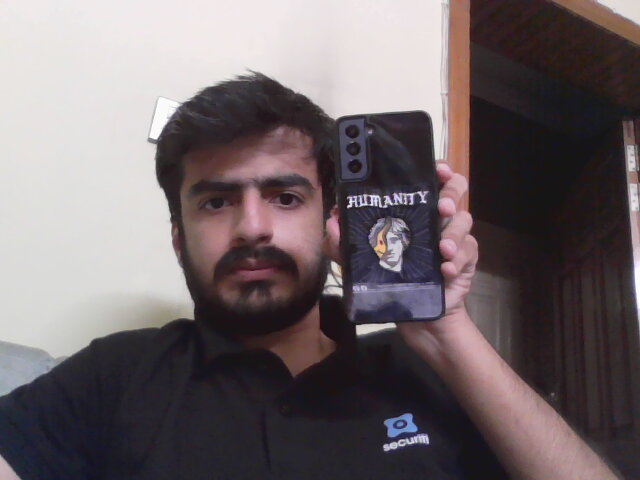
#> input picture Azure/images/pic.jpg, 640 x 480 px, given in place of the camera
$ python test_depth_video.py
#> lines starting #> are read from the running program, lines starting #| are printed output that depends on the picture
import time
import cv2
import numpy as np
import json
from datetime import datetime
#import rect

rect_left = np.load('calibration/rectification_map_left.npy')
#> (reads stereo/calibration/rectification_map_left.npy from the repository)
rect_right = np.load('calibration/rectification_map_right.npy')
#> (reads stereo/calibration/rectification_map_right.npy from the repository)
und_left = np.load('calibration/undistortion_map_left.npy')
#> (reads stereo/calibration/undistortion_map_left.npy from the repository)
und_right = np.load('calibration/undistortion_map_right.npy')
#> (reads stereo/calibration/undistortion_map_right.npy from the repository)

print ("You can press Q to quit this script!")
#time.sleep (5)

# Depth map default preset
SWS = 5
PFS = 5
PFC = 29
MDS = -30
NOD = 160
TTH = 100
UR = 10
SR = 14
SPWS = 100

# Use the whole image or a stripe for depth map?
dm_colors_autotune = True
disp_max = -100000
disp_min = 10000


disparity = np.zeros((550, 370), np.uint8)
sbm = cv2.StereoBM_create(numDisparities=0, blockSize=21)
kernel = np.ones((3,3),np.uint8)

# [53 lines left out: functions save_distance, stereo_depth_map, not called in this run]
    # return disparity_color

def depth_map(imgL, imgR):
    """ Depth map calculation. Works with SGBM and WLS. Need rectified images, returns depth map ( left to right disparity ) """
    # SGBM Parameters -----------------
    window_size = 3  # wsize default 3; 5; 7 for SGBM reduced size image; 15 for SGBM full size image (1300px and above); 5 Works nicely

    left_matcher = cv2.StereoSGBM_create(
        minDisparity=-1,
        numDisparities=5*16,  # max_disp has to be dividable by 16 f. E. HH 192, 256
        blockSize=window_size,
        P1=8 * 3 * window_size,
        # wsize default 3; 5; 7 for SGBM reduced size image; 15 for SGBM full size image (1300px and above); 5 Works nicely
        P2=32 * 3 * window_size,
        disp12MaxDiff=12,
        uniquenessRatio=10,
        speckleWindowSize=50,
        speckleRange=32,
        preFilterCap=63,
        mode=cv2.STEREO_SGBM_MODE_SGBM_3WAY
    )
    right_matcher = cv2.ximgproc.createRightMatcher(left_matcher)
    # FILTER Parameters
    lmbda = 80000
    sigma = 1.3
    visual_multiplier = 6

    wls_filter = cv2.ximgproc.createDisparityWLSFilter(matcher_left=left_matcher)
    wls_filter.setLambda(lmbda)

    wls_filter.setSigmaColor(sigma)
    displ = left_matcher.compute(imgL, imgR)  # .astype(np.float32)/16
    dispr = right_matcher.compute(imgR, imgL)  # .astype(np.float32)/16
    displ = np.int16(displ)
    dispr = np.int16(dispr)
    filteredImg = wls_filter.filter(displ, imgL, None, dispr)  # important to put "imgL" here!!!

    filteredImg = cv2.normalize(src=filteredImg, dst=filteredImg, beta=0, alpha=255, norm_type=cv2.NORM_MINMAX);
    filteredImg = np.uint8(filteredImg)

    return filteredImg

def load_map_settings( fName ):
    global SWS, PFS, PFC, MDS, NOD, TTH, UR, SR, SPWS, loading_settings
    print('Loading parameters from file...')
    f=open(fName, 'r')
    data = json.load(f)
    SWS=data['SADWindowSize']
    PFS=data['preFilterSize']
    PFC=data['preFilterCap']
    MDS=data['minDisparity']
    NOD=data['numberOfDisparities']
    TTH=data['textureThreshold']
    UR=data['uniquenessRatio']
    SR=data['speckleRange']
    SPWS=data['speckleWindowSize']
    #sbm.setSADWindowSize(SWS)
    sbm.setPreFilterType(1)
    sbm.setPreFilterSize(PFS)
    sbm.setPreFilterCap(PFC)
    sbm.setMinDisparity(MDS)
    sbm.setNumDisparities(NOD)
    sbm.setTextureThreshold(TTH)
    sbm.setUniquenessRatio(UR)
    sbm.setSpeckleRange(SR)
    sbm.setSpeckleWindowSize(SPWS)
    f.close()
    print ('Parameters loaded from file '+fName)


load_map_settings("3dmap_set.txt")

cap_right = cv2.VideoCapture(0)
cap_left =  cv2.VideoCapture(2)
cap_right.set(3, 550)
cap_right.set(4, 370)
cap_left.set(3, 550)
cap_left.set(4, 370)

#def runDisparity():

while(cap_right.isOpened() and cap_left.isOpened()):
    _, frame_right = cap_right.read()
#> frame_right is the input picture: shape (480, 640, 3); mean B, G, R 104.7, 101.7, 111.7
    _, frame_left = cap_left.read()
    imgL = cv2.remap(frame_left, und_left, rect_left, interpolation=cv2.INTER_LINEAR, borderMode=cv2.BORDER_CONSTANT)
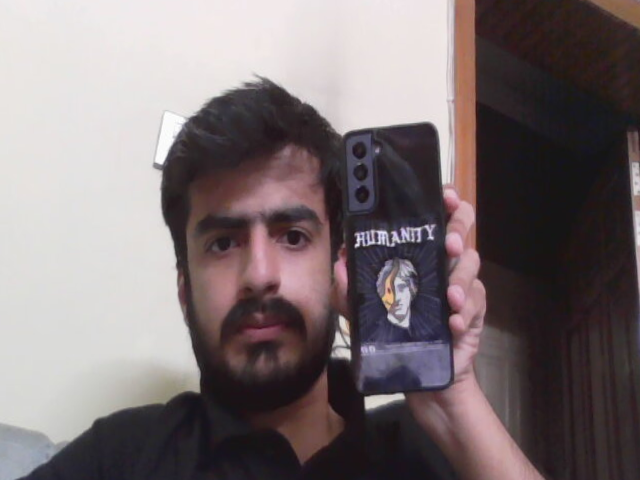
#> imgL: shape (480, 640, 3); mean B, G, R 115, 113, 123.7
    imgR = cv2.remap(frame_right, und_right, rect_right, interpolation=cv2.INTER_LINEAR, borderMode=cv2.BORDER_CONSTANT)
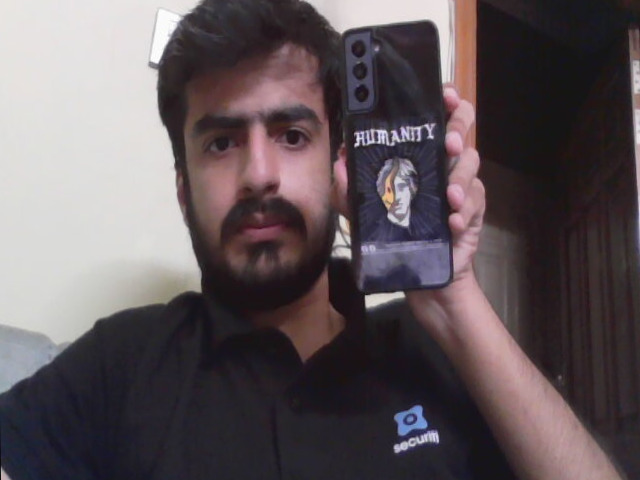
#> imgR: shape (480, 640, 3); mean B, G, R 90.4, 86.5, 96.5
    imgL_new = cv2.cvtColor(imgL, cv2.COLOR_BGR2GRAY)
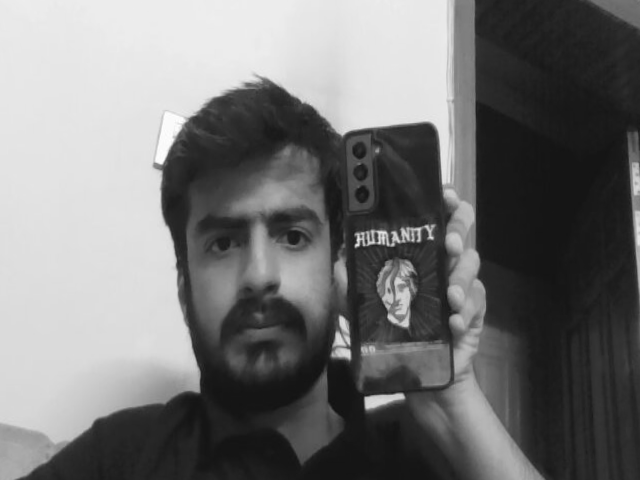
#> imgL_new: shape (480, 640); min 18, max 255, mean 116.5
    imgR_new = cv2.cvtColor(imgR, cv2.COLOR_BGR2GRAY)
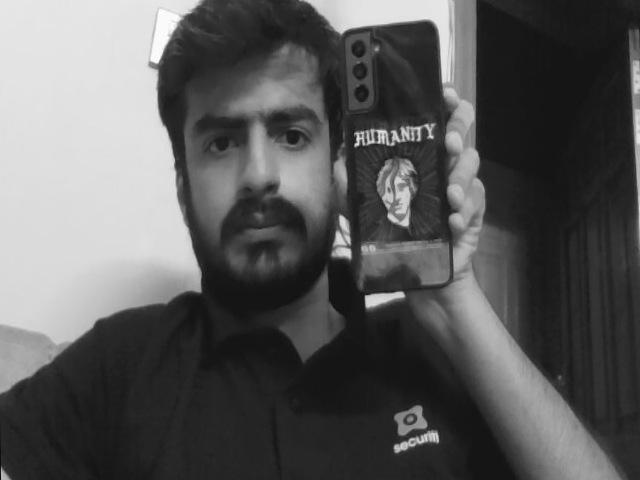
#> imgR_new: shape (480, 640); min 11, max 255, mean 89.9

    #rectified_pair = (imgL_new, imgR_new)
    #stereo_depth_map(rectified_pair)
    img_new = depth_map(imgL, imgR)
#> in depth_map, `displ = left_matcher.compute(imgL, imgR)`:
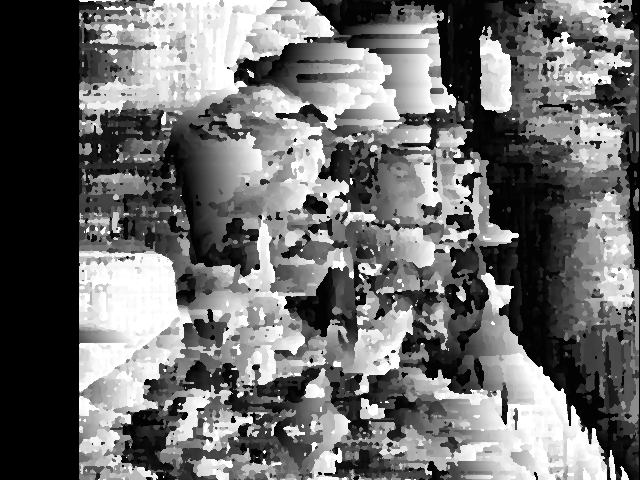
#> displ: shape (480, 640) int16; min -32, max 1248, mean 523.2; drawn with min black and max white
#> in depth_map, `dispr = right_matcher.compute(imgR, imgL)`:
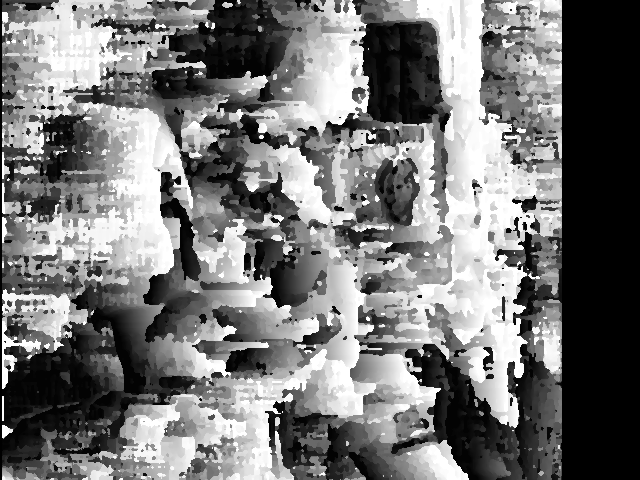
#> dispr: shape (480, 640) int16; min -1264, max 16, mean -667.3; drawn with min black and max white
#> in depth_map, `filteredImg = wls_filter.filter(displ, imgL, None, dispr)  # important..`:
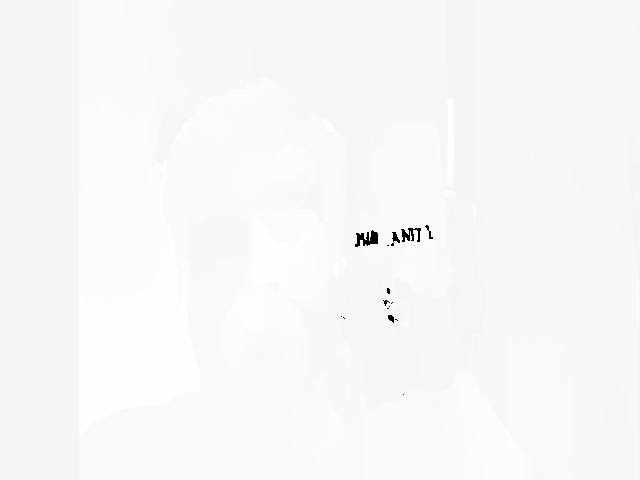
#> filteredImg: shape (480, 640) int16; min -32768, max 1248, mean 368.7; drawn with min black and max white
    cv2.imshow("Image", img_new)
    key = cv2.waitKey(1) & 0xFF
#> (key q is pressed here)
    if key == ord("q"):
    	quit();
#> (the program exits here)
